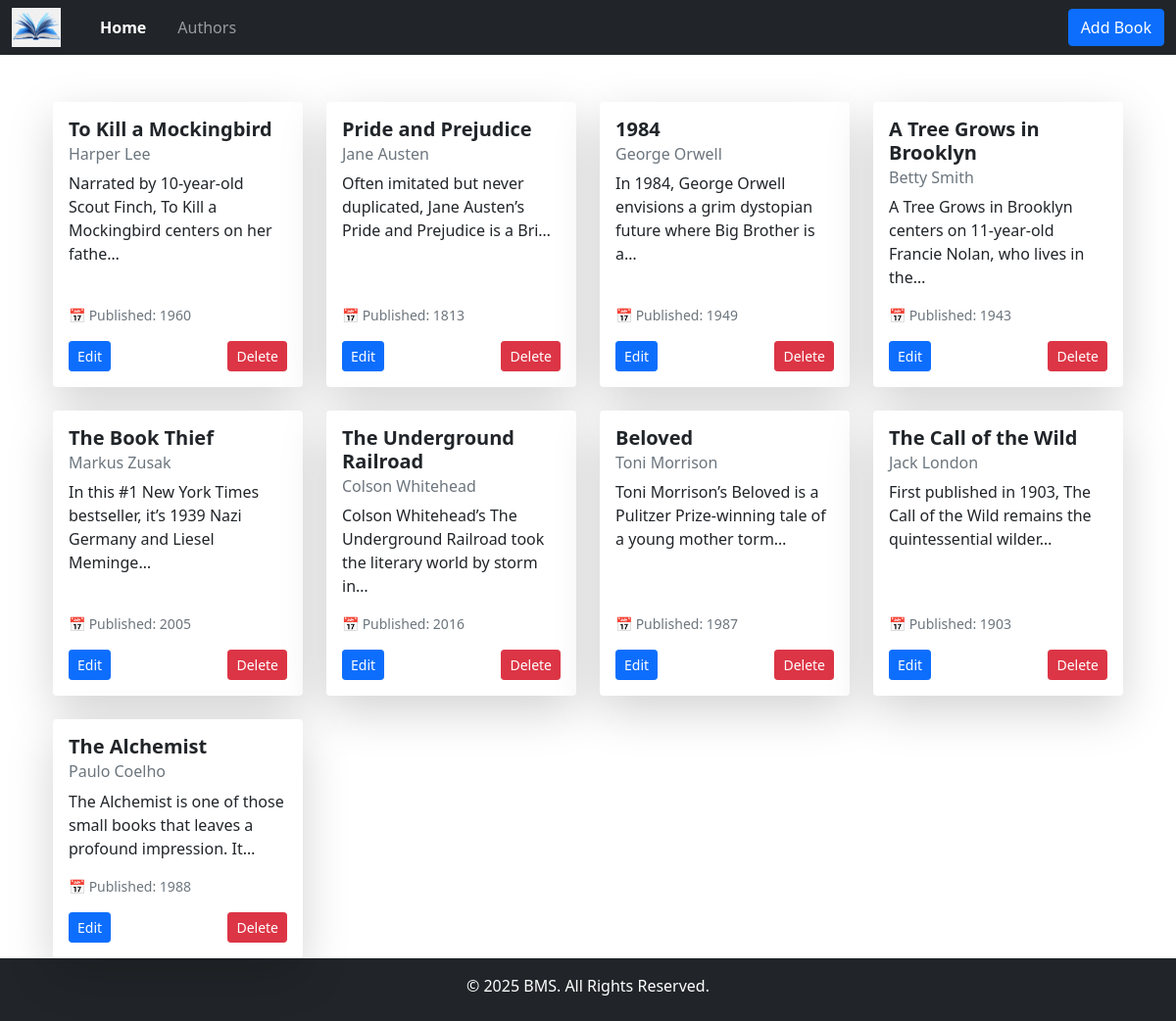
The page / on the database its author committed.
### books/models.py (models this page shows, shortened)
class Books(models.Model):
    title = models.CharField(max_length=100, verbose_name="Book Title")
    author = models.CharField(max_length=100, verbose_name="Author")
    description = models.TextField(verbose_name="Book Description")
    pub_year = models.PositiveBigIntegerField(verbose_name="Publication Year")

### books/views.py (the view)
# urls.py: path('', display_books, name='book_list'),
def display_books(request):
    books = Books.objects.all()
    context = {
        "books": books,
    }
    return render(request, 'books/books.html', context)

### books/templates/books/books.html (shortened to what this page needs)
{% extends 'books/base.html' %}
{% load static %}
{% block content %}
<div class="container mt-4">
    <div class="row g-4">
        {% for book in books %}
        <div class="col-lg-3 col-md-4 col-sm-6 col-12 d-flex">
            <div class="card shadow-lg border-0 d-flex flex-column" style="width: 100%; height: 100%;">
                <div class="card-body d-flex flex-column">
                    <div class="mb-3" style="cursor: pointer;" data-bs-toggle="modal" data-bs-target="#bookModal"
                    onclick="showBookDetails('{{ book.title }}', '{{ book.author }}', '{{ book.description }}', '{{ book.pub_year }}')">
                        <h5 class="card-title fw-bold">{{ book.title }}</h5>
                        <h6 class="card-subtitle mb-2 text-muted">{{ book.author }}</h6>
                        <p class="card-text">{{ book.description|truncatechars:80 }}</p>
                    </div>
                    <div class="mt-auto">
                        <p class="text-muted small">📅 Published: {{ book.pub_year }}</p>
                        <div class="d-flex justify-content-between">
                            <a href="{% url 'edit_book' book.id %}" class="btn btn-primary btn-sm">Edit</a>
                            <a href="{% url 'delete_book' book.id %}" class="btn btn-danger btn-sm">Delete</a>
                        </div>
                    </div>
                </div>
            </div>
        </div>
        {% endfor %}
    </div>
</div>
{% endblock %}

### books/templates/books/base.html (shortened to what this page needs)
{% load static %}
<!DOCTYPE html>
<html lang="en">
<head>
    <link href="https://cdn.jsdelivr.net/npm/bootstrap@5.1.3/dist/css/bootstrap.min.css" rel="stylesheet">
</head>
<body>
    <div class="header">
        <nav class="navbar navbar-expand-lg navbar-dark bg-dark" data-bs-theme="dark">
            <div class="container-fluid">
                <img src="{% static 'images/book-logo.jpg' %}" height="40px" width="50px" alt="Book Logo">
                <div class="collapse navbar-collapse" id="navbarNavAltMarkup">
                    <div class="navbar-nav ms-3">
                        <a class="nav-link fw-bold ms-3 active" aria-current="page" href="{% url 'book_list' %}">Home</a>
                        <a class="nav-link ms-3" href="#">Authors</a>
                    </div>
                    <div class="add-book ms-auto">
                        <a class="btn btn-primary" href="{% url 'add_book' %}">Add Book</a>
                    </div>
                </div>
            </div>
        </nav>
    </div>
    <div class="content container mt-4">
        {% block content %}
        {% endblock %}
    </div>
    <footer class="bg-dark text-white py-2 mt-auto">
        <div class="container text-center">
          <p class="text-center mt-2">
            &copy; 2025 BMS. All Rights Reserved.
          </p>
        </div>
    </footer>
</body>
</html>

### books/templates/books/base.html (style rules this page uses)
html, body { height: 100%; display: flex; flex-direction: column; }
.content { flex: 1; }

### rows shown on the page
Books: title "To Kill a Mockingbird", author "Harper Lee", description "Narrated by 10-year-old Scout Finch, To Kill a Mockingbird centers on her fathe…", pub_year "1960"
Books: title "Pride and Prejudice", author "Jane Austen", description "Often imitated but never duplicated, Jane Austen’s Pride and Prejudice is a Bri…", pub_year "1813"
Books: title "1984", author "George Orwell", description "In 1984, George Orwell envisions a grim dystopian future where Big Brother is a…", pub_year "1949"
Books: title "A Tree Grows in Brooklyn", author "Betty Smith", description "A Tree Grows in Brooklyn centers on 11-year-old Francie Nolan, who lives in the…", pub_year "1943"
Books: title "The Book Thief", author "Markus Zusak", description "In this #1 New York Times bestseller, it’s 1939 Nazi Germany and Liesel Meminge…", pub_year "2005"
Books: title "The Underground Railroad", author "Colson Whitehead", description "Colson Whitehead’s The Underground Railroad took the literary world by storm in…", pub_year "2016"
Books: title "Beloved", author "Toni Morrison", description "Toni Morrison’s Beloved is a Pulitzer Prize-winning tale of a young mother torm…", pub_year "1987"
Books: title "The Call of the Wild", author "Jack London", description "First published in 1903, The Call of the Wild remains the quintessential wilder…", pub_year "1903"
Books: title "The Alchemist", author "Paulo Coelho", description "The Alchemist is one of those small books that leaves a profound impression. It…", pub_year "1988"
